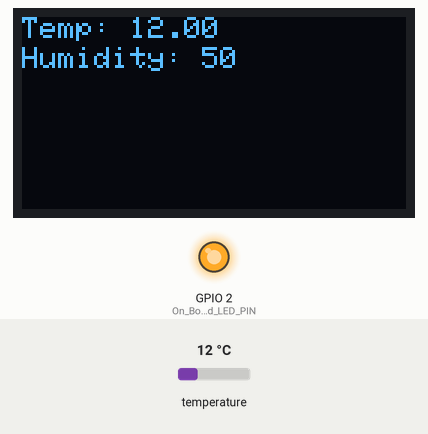
Simulated run of this sketch. Board: ESP32. On the bench: 128×64 one-colour display, output pins drawn as LEDs (lit = HIGH). Inputs (shaded band) come from the test bench; at power-on: temperature 24 °C. WiFi joins after 1.5 s; servers stay silent unless stated; uploads are accepted with an empty reply; what the sketch prints to the serial monitor is not drawn. At 6.6 s the program puts the board to deep sleep or switches it off; the recording ends there.

5.1 s: temperature set to 12 °C
Above: at 6.48 s.
Timing chart, 0 to 6.6 s (numbered marks = the images above; inputs shaded):
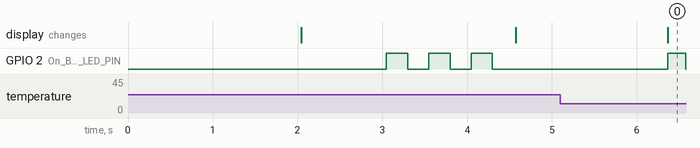

The sketch:

hum_temp_logger.ino
```cpp
#include "WiFi.h"
#include <HTTPClient.h>
#include <Wire.h>
#include <Adafruit_GFX.h>
#include <Adafruit_SSD1306.h>
#include <OneWire.h>
#include <DallasTemperature.h>

#define SCREEN_WIDTH 128
#define SCREEN_HEIGHT 64

// Data wire is conntec to the Arduino digital pin 4
#define ONE_WIRE_BUS 15

// Setup a oneWire instance to communicate with any OneWire devices
OneWire oneWire(ONE_WIRE_BUS);

// Pass our oneWire reference to Dallas Temperature sensor
DallasTemperature sensors(&oneWire);

// Humidity analog pin
const int humd_pin = 18;

// Defining LED PINs on the ESP32 Board.
#define On_Board_LED_PIN  2

Adafruit_SSD1306 display(SCREEN_WIDTH, SCREEN_HEIGHT, &Wire, -1);


// Wi-Fi credentials
const char* ssid = "MTN";  //--> Your wifi name
const char* password = "settings"; //--> Your wifi password

// Google script Web_App_URL.
String Web_App_URL = "https://script.google.com/macros/s/AKfycbz9S7Xf5JLDvEKLAsCEQxp5iuPHv_bCgVbpHoxE1ckFOS1FBFHcL8Uicde2nlhoR86I/exec";


String Status_Read_Sensor = "";
float Temp;
int Humd;

// Sleep duration (30 minutes in seconds)
#define uS_TO_S_FACTOR 1000000  /* Conversion factor for micro seconds to seconds */
#define TIME_TO_SLEEP  600     /* Time ESP32 will go to sleep (in seconds) */


void Getting_Sensor_Data() {

  int humd_pin_value = analogRead(humd_pin);
  Serial.print("Analogue: ");
  Serial.println(humd_pin_value);

  // Call sensors.requestTemperatures() to issue a global temperature and Requests to all devices on the bus
  sensors.requestTemperatures();
  Humd = map(humd_pin_value, 0, 4095, 0, 100); ;
  Temp = sensors.getTempCByIndex(0);

  // Check if any reads failed and exit early (to try again).
  if (isnan(Humd) || isnan(Temp)) {
    Serial.println();
    Serial.println(F("Failed to read from DHT sensor!"));
    Serial.println();

    Status_Read_Sensor = "Failed";
    Temp = 0.00;
    Humd = 0;
  }
  else {
    Status_Read_Sensor = "Success";
  }

  Serial.println();
  Serial.println("-------------");
  Serial.print(F("Status_Read_Sensor : "));
  Serial.print(Status_Read_Sensor);
  Serial.print(F(" | Humidity : "));
  Serial.print(Humd);
  Serial.print(F("% | Temperature : "));
  Serial.print(Temp);
  Serial.println(F("°C"));
  Serial.println("-------------");

  display.clearDisplay();
  display.setCursor(0, 0);
  display.print("Temp: ");
  display.print(Temp);
  display.setCursor(0, 10);
  display.print("Humidity: ");
  display.print(Humd);
  display.display();
}

void setup() {
  // put your setup code here, to run once:
  // Start up the library
  sensors.begin();

  Serial.begin(115200);

  delay(2000); // Pause for 2 seconds

  Wire.begin(5, 4);

  if(!display.begin(SSD1306_SWITCHCAPVCC, 0x3C, false, false)) {
    Serial.println(F("SSD1306 allocation failed"));
    for(;;);
  }

  display.clearDisplay();

  display.setTextSize(1);
  display.setTextColor(SSD1306_WHITE);

  display.setCursor(0, 0);

  delay(1000);


  pinMode(On_Board_LED_PIN, OUTPUT);

  //----------------------------------------Set Wifi to STA mode
  Serial.println();
  Serial.println("-------------");
  Serial.println("WIFI mode : STA");
  WiFi.mode(WIFI_STA);
  Serial.println("-------------");
  //----------------------------------------

  //----------------------------------------Connect to Wi-Fi (STA).
  Serial.println();
  Serial.println("------------");
  Serial.print("Connecting to ");
  Serial.println(ssid);
  WiFi.begin(ssid, password);

  //:::::::::::::::::: The process of connecting ESP32 with WiFi Hotspot / WiFi Router.
  // The process timeout of connecting ESP32 with WiFi Hotspot / WiFi Router is 20 seconds.
  // If within 20 seconds the ESP32 has not been successfully connected to WiFi, the ESP32 will restart.
  // I made this condition because on my ESP32, there are times when it seems like it can't connect to WiFi, so it needs to be restarted to be able to connect to WiFi.

  int connecting_process_timed_out = 20; //--> 20 = 20 seconds.
  connecting_process_timed_out = connecting_process_timed_out * 2;
  while (WiFi.status() != WL_CONNECTED) {
    Serial.print(".");
    digitalWrite(On_Board_LED_PIN, HIGH);
    delay(250);
    digitalWrite(On_Board_LED_PIN, LOW);
    delay(250);
    if (connecting_process_timed_out > 0) connecting_process_timed_out--;
    if (connecting_process_timed_out == 0) {
      delay(1000);
      ESP.restart();
    }
  }

  digitalWrite(On_Board_LED_PIN, LOW);

  Serial.println();
  Serial.println("WiFi connected");

  display.print("WiFi connected!");
  display.display();

  Serial.println("------------");
  //::::::::::::::::::
  //----------------------------------------

  delay(1000);

  // Calling the "Getting_DHT10_Sensor_Data()" subroutine.
  Getting_Sensor_Data();

  //----------------------------------------Conditions that are executed when WiFi is connected.
  // This condition is the condition for sending or writing data to Google Sheets.
  if (WiFi.status() == WL_CONNECTED) {
    digitalWrite(On_Board_LED_PIN, HIGH);

    // Create a URL for sending or writing data to Google Sheets.
    String Send_Data_URL = Web_App_URL + "?sts=write";
    Send_Data_URL += "&srs=" + Status_Read_Sensor;
    Send_Data_URL += "&temp=" + String(Temp);
    Send_Data_URL += "&humd=" + String(Humd);


    Serial.println();
    Serial.println("-------------");
    Serial.println("Send data to Google Spreadsheet...");
    Serial.print("URL : ");
    Serial.println(Send_Data_URL);

    //::::::::::::::::::The process of sending or writing data to Google Sheets.
      // Initialize HTTPClient as "http".
      HTTPClient http;

      // HTTP GET Request.
      http.begin(Send_Data_URL.c_str());
      http.setFollowRedirects(HTTPC_STRICT_FOLLOW_REDIRECTS);

      // Gets the HTTP status code.
      int httpCode = http.GET();
      Serial.print("HTTP Status Code : ");
      Serial.println(httpCode);

      // Getting response from google sheets.
      String payload;
      if (httpCode > 0) {
        payload = http.getString();
        Serial.println("Payload : " + payload);
      }

      http.end();
    //::::::::::::::::::

    digitalWrite(On_Board_LED_PIN, LOW);
    Serial.println("-------------");

    Serial.println("Going to sleep now");
    esp_sleep_enable_timer_wakeup(TIME_TO_SLEEP * uS_TO_S_FACTOR);
    esp_deep_sleep_start();
  }
}
//________________________________________________________________________________

//________________________________________________________________________________VOID LOOP()
void loop() {
  // put your main code here, to run repeatedly:

}
```

Measured:
- after the input at 5.1 s, the display: changes after 1.3 s (image 0)
